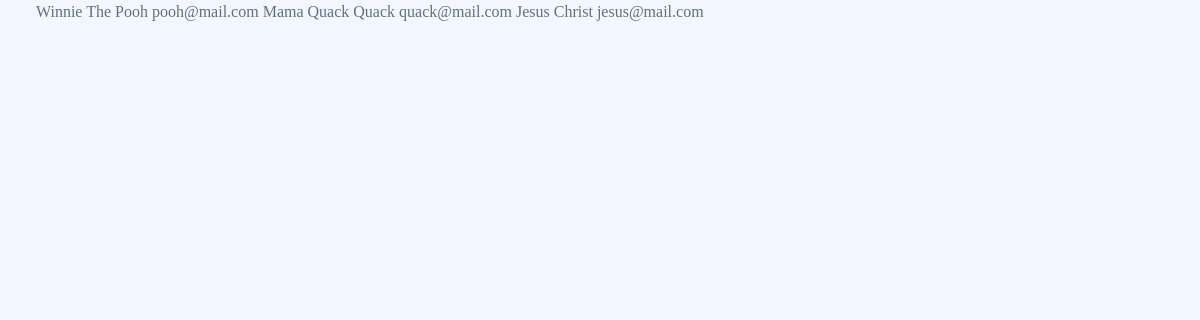
Page /mailing/ on the committed database.
### crm/models.py (models this page shows)
class Record(models.Model):
    created_at = models.DateTimeField(auto_now_add=True)
    full_name = models.CharField(max_length=50)
    biz_name = models.CharField(max_length=50, null=True, blank=True)
    address = models.CharField(max_length=50, null=True, blank=True)
    email = models.EmailField(max_length=50, null=True, blank=True)
    phone = models.CharField(max_length=50, null=True, blank=True)
    category = models.CharField(max_length=50, choices=CHOICES, default="prospect", null=True, blank=True)
    ratings = models.IntegerField(null=True, blank=True)
    def __str__(self):
        return(f"{self.full_name}")

### sendmail/views.py (the view)
# urls.py: path('', views.index, name='index'),
def index(request):
    records = Record.objects.filter(ratings__gte=75)
    return render(request, 'sendmail/index.html', {'records': records})

### sendmail/templates/sendmail/index.html
{% extends 'crm/base.html' %}
{% block content %}
<div class="container">
    {% for record in records %}
        {{ record }}
        {{ record.email }}
    {% endfor %}
</div>
{% endblock content %}

### rows in the picture
Record: full_name "Winnie The Pooh", email "pooh@mail.com"
Record: full_name "Mama Quack Quack", email "quack@mail.com"
Record: full_name "Jesus Christ", email "jesus@mail.com"
